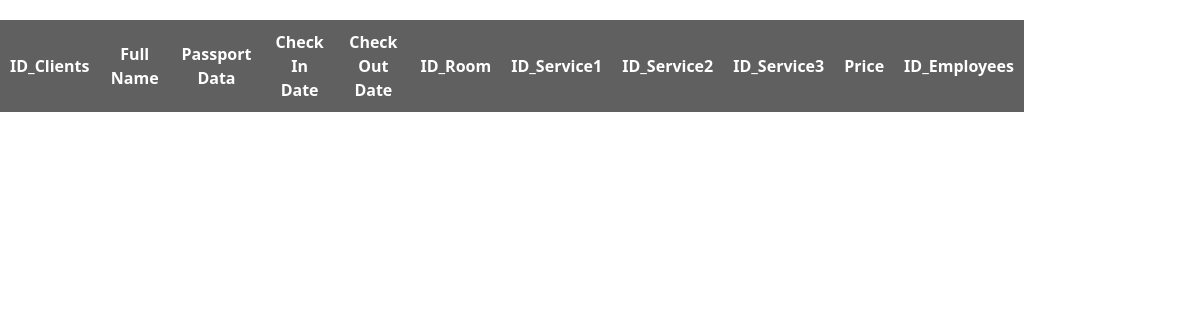
/layouts/clients.php, run on an earlier commit of the app's database.
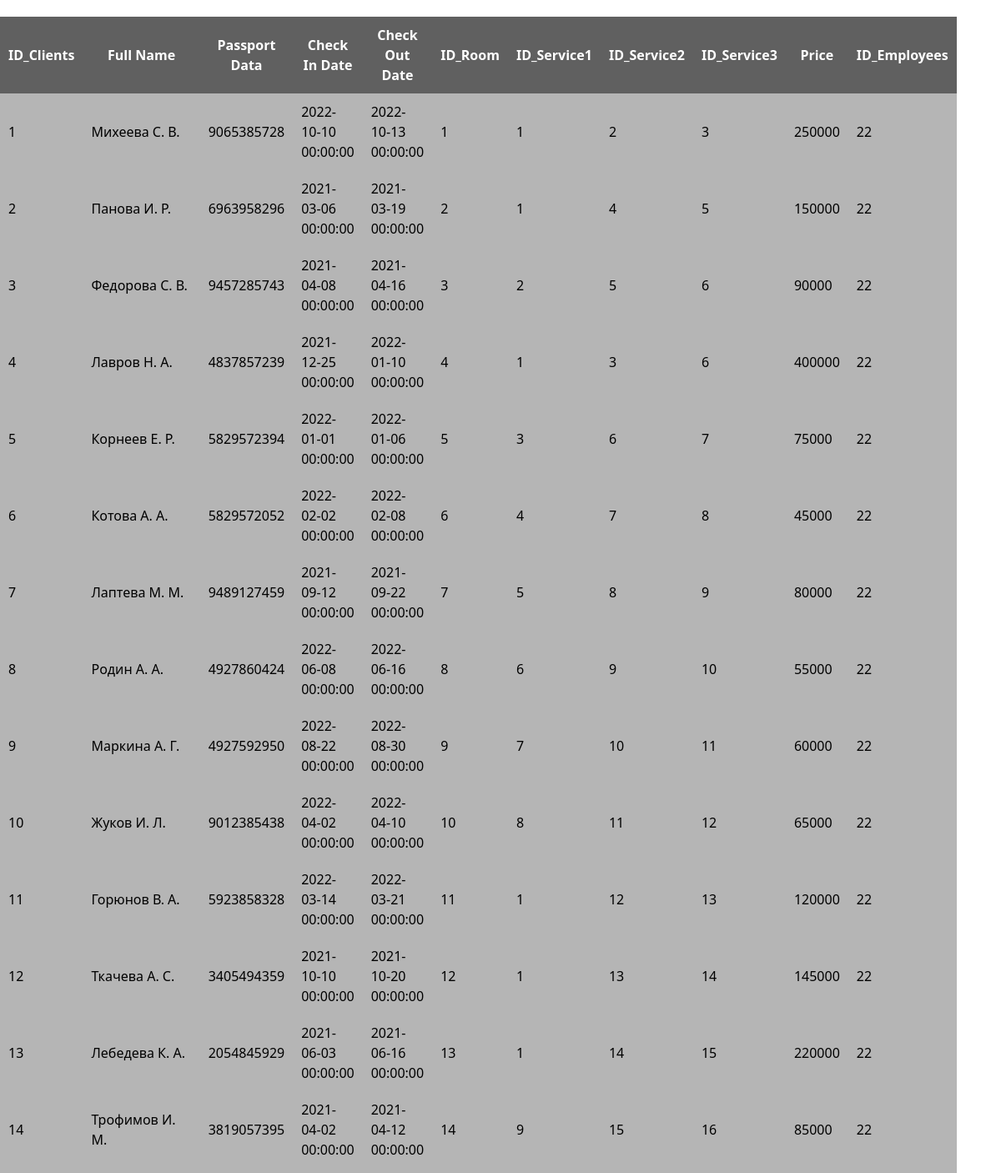
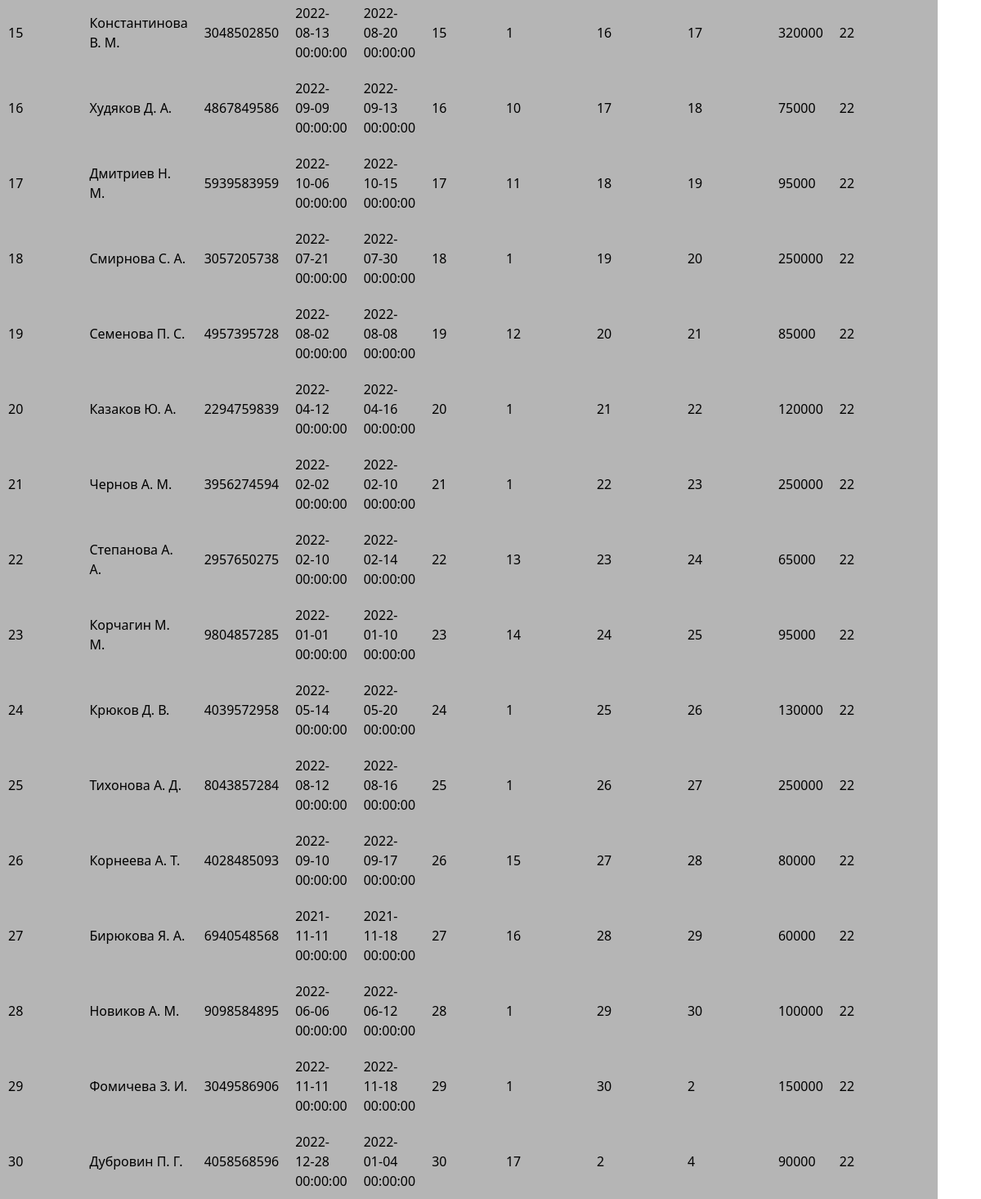
And on a later commit of the database (2 pictures, top to bottom).
### tables this page shows
CREATE TABLE `clients` (
  `ID_Clients` int(11) NOT NULL,
  `FullNane` varchar(255) DEFAULT NULL,
  `PasportData` varchar(10) DEFAULT NULL,
  `CheckInDate` datetime DEFAULT NULL,
  `CheckOutDate` datetime DEFAULT NULL,
  `ID_Room` int(11) DEFAULT NULL,
  `ID_Services1` varchar(255) DEFAULT NULL,
  `ID_Services2` varchar(255) DEFAULT NULL,
  `ID_Services3` varchar(255) DEFAULT NULL,
  `Price` int(11) DEFAULT NULL,
  `ID_Employees` int(11) DEFAULT NULL
);

### layouts/clients.php (the view, shortened to what this page needs)
<!doctype html>
<html lang="en">
<head>
    <link rel="stylesheet" href="../assets/style.css">
    <script src="https://cdn.tailwindcss.com"></script>
</head>
<body>
<section class="container xl:mx-auto pt-5">
    <?php
    require_once '../db/db.php';
    $check_client = mysqli_query($db, "SELECT * FROM `clients`");
    $clients = mysqli_fetch_all($check_client);
    ?>
    <table>
        <tr>
            <th>ID_Clients</th>
            <th>Full Name</th>
            <th>Passport Data</th>
            <th>Check In Date</th>
            <th>Check Out Date</th>
            <th>ID_Room</th>
            <th>ID_Service1</th>
            <th>ID_Service2</th>
            <th>ID_Service3</th>
            <th>Price</th>
            <th>ID_Employees</th>
        </tr>
        <?php
        foreach ($clients as $client) {
            ?>
            <tr>
                <td><?=$client[0]?></td>
                <td><?=$client[1]?></td>
                <td><?=$client[2]?></td>
                <td><?=$client[3]?></td>
                <td><?=$client[4]?></td>
                <td><?=$client[5]?></td>
                <td><?=$client[6]?></td>
                <td><?=$client[7]?></td>
                <td><?=$client[8]?></td>
                <td><?=$client[9]?></td>
                <td><?=$client[10]?></td>
            </tr>
            <?php
        }
        ?>
    </table>
</section>
</body>
</html>

### assets/style.css (style rules this page uses)
th, td { padding: 10px; }
th { background: #606060; color: #fff; }
td { background: #b5b5b5; }

What changed in the data, as far as the page shows it:
added clients: ID_Clients "1", FullNane "Михеева С. В.", PasportData "9065385728", CheckInDate "2022-10-10 00:00:00", CheckOutDate "2022-10-13 00:00:00", ID_Room "1", ID_Services1 "1", ID_Services2 "2", ID_Services3 "3", Price "250000", ID_Employees "22"
added clients: ID_Clients "2", FullNane "Панова И. Р.", PasportData "6963958296", CheckInDate "2021-03-06 00:00:00", CheckOutDate "2021-03-19 00:00:00", ID_Room "2", ID_Services1 "1", ID_Services2 "4", ID_Services3 "5", Price "150000", ID_Employees "22"
added clients: ID_Clients "3", FullNane "Федорова С. В.", PasportData "9457285743", CheckInDate "2021-04-08 00:00:00", CheckOutDate "2021-04-16 00:00:00", ID_Room "3", ID_Services1 "2", ID_Services2 "5", ID_Services3 "6", Price "90000", ID_Employees "22"
added clients: ID_Clients "4", FullNane "Лавров Н. А.", PasportData "4837857239", CheckInDate "2021-12-25 00:00:00", CheckOutDate "2022-01-10 00:00:00", ID_Room "4", ID_Services1 "1", ID_Services2 "3", ID_Services3 "6", Price "400000", ID_Employees "22"
added clients: ID_Clients "5", FullNane "Корнеев Е. Р.", PasportData "5829572394", CheckInDate "2022-01-01 00:00:00", CheckOutDate "2022-01-06 00:00:00", ID_Room "5", ID_Services1 "3", ID_Services2 "6", ID_Services3 "7", Price "75000", ID_Employees "22"
added clients: ID_Clients "6", FullNane "Котова А. А.", PasportData "5829572052", CheckInDate "2022-02-02 00:00:00", CheckOutDate "2022-02-08 00:00:00", ID_Room "6", ID_Services1 "4", ID_Services2 "7", ID_Services3 "8", Price "45000", ID_Employees "22"
added clients: ID_Clients "7", FullNane "Лаптева М. М.", PasportData "9489127459", CheckInDate "2021-09-12 00:00:00", CheckOutDate "2021-09-22 00:00:00", ID_Room "7", ID_Services1 "5", ID_Services2 "8", ID_Services3 "9", Price "80000", ID_Employees "22"
added clients: ID_Clients "8", FullNane "Родин А. А.", PasportData "4927860424", CheckInDate "2022-06-08 00:00:00", CheckOutDate "2022-06-16 00:00:00", ID_Room "8", ID_Services1 "6", ID_Services2 "9", ID_Services3 "10", Price "55000", ID_Employees "22"
added clients: ID_Clients "9", FullNane "Маркина А. Г.", PasportData "4927592950", CheckInDate "2022-08-22 00:00:00", CheckOutDate "2022-08-30 00:00:00", ID_Room "9", ID_Services1 "7", ID_Services2 "10", ID_Services3 "11", Price "60000", ID_Employees "22"
added clients: ID_Clients "10", FullNane "Жуков И. Л.", PasportData "9012385438", CheckInDate "2022-04-02 00:00:00", CheckOutDate "2022-04-10 00:00:00", ID_Room "10", ID_Services1 "8", ID_Services2 "11", ID_Services3 "12", Price "65000", ID_Employees "22"
added clients: ID_Clients "11", FullNane "Горюнов В. А.", PasportData "5923858328", CheckInDate "2022-03-14 00:00:00", CheckOutDate "2022-03-21 00:00:00", ID_Room "11", ID_Services1 "1", ID_Services2 "12", ID_Services3 "13", Price "120000", ID_Employees "22"
added clients: ID_Clients "12", FullNane "Ткачева А. С.", PasportData "3405494359", CheckInDate "2021-10-10 00:00:00", CheckOutDate "2021-10-20 00:00:00", ID_Room "12", ID_Services1 "1", ID_Services2 "13", ID_Services3 "14", Price "145000", ID_Employees "22"
added clients: ID_Clients "13", FullNane "Лебедева К. А.", PasportData "2054845929", CheckInDate "2021-06-03 00:00:00", CheckOutDate "2021-06-16 00:00:00", ID_Room "13", ID_Services1 "1", ID_Services2 "14", ID_Services3 "15", Price "220000", ID_Employees "22"
added clients: ID_Clients "14", FullNane "Трофимов И. М.", PasportData "3819057395", CheckInDate "2021-04-02 00:00:00", CheckOutDate "2021-04-12 00:00:00", ID_Room "14", ID_Services1 "9", ID_Services2 "15", ID_Services3 "16", Price "85000", ID_Employees "22"
added clients: ID_Clients "15", FullNane "Константинова В. М.", PasportData "3048502850", CheckInDate "2022-08-13 00:00:00", CheckOutDate "2022-08-20 00:00:00", ID_Room "15", ID_Services1 "1", ID_Services2 "16", ID_Services3 "17", Price "320000", ID_Employees "22"
added clients: ID_Clients "16", FullNane "Худяков Д. А.", PasportData "4867849586", CheckInDate "2022-09-09 00:00:00", CheckOutDate "2022-09-13 00:00:00", ID_Room "16", ID_Services1 "10", ID_Services2 "17", ID_Services3 "18", Price "75000", ID_Employees "22"
added clients: ID_Clients "17", FullNane "Дмитриев Н. М.", PasportData "5939583959", CheckInDate "2022-10-06 00:00:00", CheckOutDate "2022-10-15 00:00:00", ID_Room "17", ID_Services1 "11", ID_Services2 "18", ID_Services3 "19", Price "95000", ID_Employees "22"
added clients: ID_Clients "18", FullNane "Смирнова С. А.", PasportData "3057205738", CheckInDate "2022-07-21 00:00:00", CheckOutDate "2022-07-30 00:00:00", ID_Room "18", ID_Services1 "1", ID_Services2 "19", ID_Services3 "20", Price "250000", ID_Employees "22"
added clients: ID_Clients "19", FullNane "Семенова П. С.", PasportData "4957395728", CheckInDate "2022-08-02 00:00:00", CheckOutDate "2022-08-08 00:00:00", ID_Room "19", ID_Services1 "12", ID_Services2 "20", ID_Services3 "21", Price "85000", ID_Employees "22"
added clients: ID_Clients "20", FullNane "Казаков Ю. А.", PasportData "2294759839", CheckInDate "2022-04-12 00:00:00", CheckOutDate "2022-04-16 00:00:00", ID_Room "20", ID_Services1 "1", ID_Services2 "21", ID_Services3 "22", Price "120000", ID_Employees "22"
added clients: ID_Clients "21", FullNane "Чернов А. М.", PasportData "3956274594", CheckInDate "2022-02-02 00:00:00", CheckOutDate "2022-02-10 00:00:00", ID_Room "21", ID_Services1 "1", ID_Services2 "22", ID_Services3 "23", Price "250000", ID_Employees "22"
added clients: ID_Clients "22", FullNane "Степанова А. А.", PasportData "2957650275", CheckInDate "2022-02-10 00:00:00", CheckOutDate "2022-02-14 00:00:00", ID_Room "22", ID_Services1 "13", ID_Services2 "23", ID_Services3 "24", Price "65000", ID_Employees "22"
added clients: ID_Clients "23", FullNane "Корчагин М. М.", PasportData "9804857285", CheckInDate "2022-01-01 00:00:00", CheckOutDate "2022-01-10 00:00:00", ID_Room "23", ID_Services1 "14", ID_Services2 "24", ID_Services3 "25", Price "95000", ID_Employees "22"
added clients: ID_Clients "24", FullNane "Крюков Д. В.", PasportData "4039572958", CheckInDate "2022-05-14 00:00:00", CheckOutDate "2022-05-20 00:00:00", ID_Room "24", ID_Services1 "1", ID_Services2 "25", ID_Services3 "26", Price "130000", ID_Employees "22"
added clients: ID_Clients "25", FullNane "Тихонова А. Д.", PasportData "8043857284", CheckInDate "2022-08-12 00:00:00", CheckOutDate "2022-08-16 00:00:00", ID_Room "25", ID_Services1 "1", ID_Services2 "26", ID_Services3 "27", Price "250000", ID_Employees "22"
added clients: ID_Clients "26", FullNane "Корнеева А. Т.", PasportData "4028485093", CheckInDate "2022-09-10 00:00:00", CheckOutDate "2022-09-17 00:00:00", ID_Room "26", ID_Services1 "15", ID_Services2 "27", ID_Services3 "28", Price "80000", ID_Employees "22"
added clients: ID_Clients "27", FullNane "Бирюкова Я. А.", PasportData "6940548568", CheckInDate "2021-11-11 00:00:00", CheckOutDate "2021-11-18 00:00:00", ID_Room "27", ID_Services1 "16", ID_Services2 "28", ID_Services3 "29", Price "60000", ID_Employees "22"
added clients: ID_Clients "28", FullNane "Новиков А. М.", PasportData "9098584895", CheckInDate "2022-06-06 00:00:00", CheckOutDate "2022-06-12 00:00:00", ID_Room "28", ID_Services1 "1", ID_Services2 "29", ID_Services3 "30", Price "100000", ID_Employees "22"
added clients: ID_Clients "29", FullNane "Фомичева З. И.", PasportData "3049586906", CheckInDate "2022-11-11 00:00:00", CheckOutDate "2022-11-18 00:00:00", ID_Room "29", ID_Services1 "1", ID_Services2 "30", ID_Services3 "2", Price "150000", ID_Employees "22"
added clients: ID_Clients "30", FullNane "Дубровин П. Г.", PasportData "4058568596", CheckInDate "2022-12-28 00:00:00", CheckOutDate "2022-01-04 00:00:00", ID_Room "30", ID_Services1 "17", ID_Services2 "2", ID_Services3 "4", Price "90000", ID_Employees "22"
